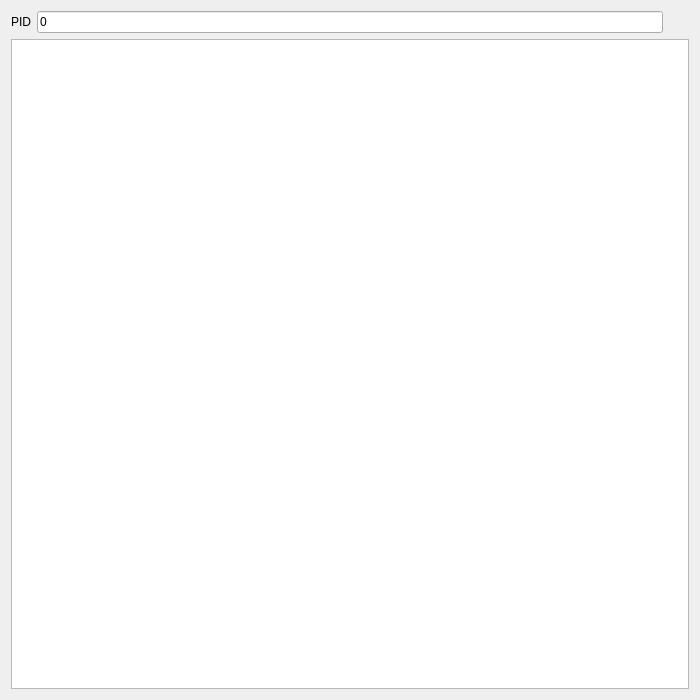
<?xml version="1.0" encoding="UTF-8"?>
<ui version="4.0">
 <class>SpindaPainter</class>
 <widget class="QWidget" name="SpindaPainter">
  <property name="geometry">
   <rect>
    <x>0</x>
    <y>0</y>
    <width>700</width>
    <height>700</height>
   </rect>
  </property>
  <property name="windowTitle">
   <string>Spinda Painter</string>
  </property>
  <layout class="QGridLayout" name="gridLayout">
   <item row="0" column="0">
    <widget class="QLabel" name="labelPID">
     <property name="text">
      <string>PID</string>
     </property>
    </widget>
   </item>
   <item row="0" column="1">
    <widget class="TextBox" name="textBoxPID">
     <property name="text">
      <string notr="true">0</string>
     </property>
    </widget>
   </item>
   <item row="0" column="2">
    <spacer name="horizontalSpacer">
     <property name="orientation">
      <enum>Qt::Horizontal</enum>
     </property>
    </spacer>
   </item>
   <item row="0" column="3">
    <widget class="QLabel" name="labelInfo"/>
   </item>
   <item row="1" column="0" colspan="4">
    <widget class="QGraphicsView" name="graphicsView"/>
   </item>
  </layout>
 </widget>
 <customwidgets>
  <customwidget>
   <class>TextBox</class>
   <extends>QLineEdit</extends>
   <header>Form/Controls/TextBox.hpp</header>
  </customwidget>
 </customwidgets>
 <resources/>
 <connections/>
</ui>
